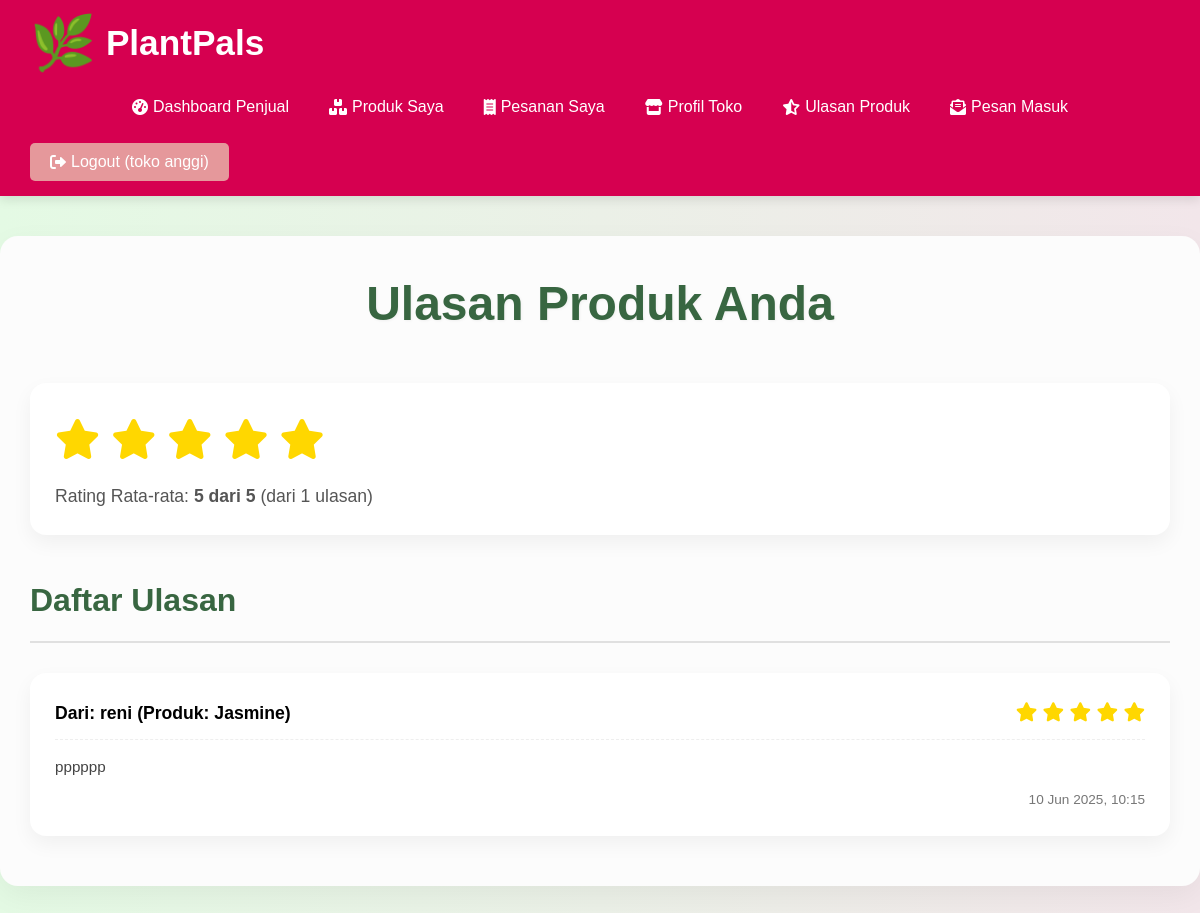
The page /seller/reviews.php (signed in) on the database its author committed.
### tables this page shows
CREATE TABLE `product_reviews` (
  `id` int(11) NOT NULL,
  `product_id` int(11) NOT NULL,
  `user_id` int(11) NOT NULL,
  `rating` int(11) NOT NULL CHECK (`rating` >= 1 and `rating` <= 5),
  `comment` text DEFAULT NULL,
  `created_at` timestamp NOT NULL DEFAULT current_timestamp()
);

CREATE TABLE `users` (
  `id` int(11) NOT NULL,
  `username` varchar(50) NOT NULL,
  `password` varchar(255) NOT NULL,
  `email` varchar(100) DEFAULT NULL,
  `full_name` varchar(100) DEFAULT NULL,
  `phone_number` varchar(20) DEFAULT NULL,
  `address` text DEFAULT NULL,
  `role` enum('buyer','seller','admin') NOT NULL DEFAULT 'buyer',
  `created_at` timestamp NOT NULL DEFAULT current_timestamp()
);

CREATE TABLE `products` (
  `id` int(11) NOT NULL,
  `name` varchar(100) NOT NULL,
  `img` varchar(255) DEFAULT NULL,
  `scientific_name` varchar(100) DEFAULT NULL,
  `family` varchar(100) DEFAULT NULL,
  `description` text DEFAULT NULL,
  `habitat` text DEFAULT NULL,
  `care_instructions` text DEFAULT NULL,
  `unique_fact` text DEFAULT NULL,
  `price` decimal(10,2) NOT NULL,
  `stock` int(11) NOT NULL DEFAULT 0,
  `seller_id` int(11) DEFAULT NULL,
  `category_id` int(11) DEFAULT NULL,
  `created_at` timestamp NOT NULL DEFAULT current_timestamp(),
  `updated_at` timestamp NOT NULL DEFAULT current_timestamp() ON UPDATE current_timestamp()
);

### seller/reviews.php (the view, shortened to what this page needs)
<?php
require_once ROOT_PATH . 'config.php';
$seller_id = $_SESSION['id'];
$product_reviews = [];
$average_rating_seller = 0;
$total_reviews_count_seller = 0;
$sql_reviews = "SELECT pr.id, pr.rating, pr.comment, pr.created_at, u.username as reviewer_username, p.name as product_name
                FROM product_reviews pr
                JOIN products p ON pr.product_id = p.id
                JOIN users u ON pr.user_id = u.id
                WHERE p.seller_id = ?
                ORDER BY pr.created_at DESC";
if ($stmt_reviews = mysqli_prepare($conn, $sql_reviews)) {
    mysqli_stmt_bind_param($stmt_reviews, "i", $seller_id);
    mysqli_stmt_execute($stmt_reviews);
    $result_reviews = mysqli_stmt_get_result($stmt_reviews);
    while ($row_review = mysqli_fetch_assoc($result_reviews)) {
        $product_reviews[] = $row_review;
    }
    if (!empty($product_reviews)) {
        $total_rating_sum = 0;
        foreach ($product_reviews as $review) {
            $total_rating_sum += $review['rating'];
        }
        $total_reviews_count_seller = count($product_reviews);
        $average_rating_seller = round($total_rating_sum / $total_reviews_count_seller, 1);
    }
} else {
    error_log("Error preparing seller reviews fetch statement: " . mysqli_error($conn));
}
?>
<?php require_once ROOT_PATH . 'includes' . DIRECTORY_SEPARATOR . 'header.php'; ?>
    <h1>Ulasan Produk Anda</h1>
    <?php if ($total_reviews_count_seller > 0): ?>
        <div class="review-summary card-panel">
            <div class="stars" style="font-size: 2.5rem; color: #FFD700; margin-bottom: 10px;">
                <?php for ($i = 1; $i <= 5; $i++): ?>
                    <?php echo ($i <= $average_rating_seller) ? '<i class="fas fa-star"></i>' : '<i class="far fa-star"></i>'; ?>
                <?php endfor; ?>
            </div>
            <p style="font-size: 1.1rem; color: #555; margin: 0;">Rating Rata-rata: <strong><?php echo htmlspecialchars($average_rating_seller); ?> dari 5</strong> (dari <?php echo htmlspecialchars($total_reviews_count_seller); ?> ulasan)</p>
        </div>
    <?php else: ?>
        <p class="card-panel">Belum ada ulasan untuk produk Anda.</p>
    <?php endif; ?>
    <div class="section-header" style="margin-top: 40px;">
        <h2>Daftar Ulasan</h2>
    </div>
    <?php if (empty($product_reviews)): ?>
        <p class="card-panel">Tidak ada ulasan untuk ditampilkan.</p>
    <?php else: ?>
        <ul class="review-list" style="list-style: none; padding: 0;">
            <?php foreach ($product_reviews as $review): ?>
                <li class="card-panel" style="margin-bottom: 20px;">
                    <div class="review-header" style="display: flex; justify-content: space-between; align-items: center; margin-bottom: 15px; border-bottom: 1px dashed #eee; padding-bottom: 10px;">
                        <strong style="font-size: 1.1rem; color: #000;">Dari: <?php echo htmlspecialchars($review['reviewer_username']); ?> (Produk: <?php echo htmlspecialchars($review['product_name']); ?>)</strong>
                        <div class="stars" style="color: #FFD700; font-size: 1.2rem;">
                            <?php for ($i = 1; $i <= 5; $i++): ?>
                                <?php echo ($i <= $review['rating']) ? '<i class="fas fa-star"></i>' : '<i class="far fa-star"></i>'; ?>
                            <?php endfor; ?>
                        </div>
                    </div>
                    <p class="review-comment" style="font-size: 0.95rem; color: #444; line-height: 1.6; margin-bottom: 10px;"><?php echo nl2br(htmlspecialchars($review['comment'] ?? 'Tidak ada komentar.')); ?></p>
                    <span class="review-date" style="font-size: 0.85rem; color: #777; text-align: right; display: block;"><?php echo htmlspecialchars(date('d M Y, H:i', strtotime($review['created_at']))); ?></span>
                </li>
            <?php endforeach; ?>
        </ul>
    <?php endif; ?>
<?php require_once ROOT_PATH . 'includes' . DIRECTORY_SEPARATOR . 'footer.php'; ?>

### CSS/main_styles.css (style rules this page uses)
* { box-sizing: border-box; margin: 0; padding: 0; }
body { font-family: 'Poppins', sans-serif; line-height: 1.6; background: linear-gradient(to right, rgb(228, 250, 228), rgb(242, 230, 234)); color: #333; min-height: 100vh; display: flex; flex-direction: column; }
h1, h2, h3, h4, h5, h6, .section-heading, .section-sub-title { font-family: 'Montserrat', sans-serif; }
.card-panel { background: #fff; padding: 30px; border-radius: 12px; box-shadow: 0 5px 15px rgba(0,0,0,0.1); }

### CSS/admin_seller_styles.css (style rules this page uses)
.main-content h1 { font-size: 3rem; margin-bottom: 40px; text-align: center; color: #386641; font-weight: 700; text-shadow: 1px 1px 3px rgba(0,0,0,0.05); }
.section-header { display: flex; justify-content: space-between; align-items: center; margin-bottom: 30px; padding-bottom: 15px; border-bottom: 2px solid #e0e0e0; }
.section-header h2 { font-size: 2.2rem; color: #386641; font-weight: 600; }
.card-panel { background: #ffffff; border-radius: 16px; box-shadow: 0 8px 20px rgba(0,0,0,0.05); padding: 30px; margin-bottom: 40px; }
@media (max-width: 1200px) { h1 { font-size: 2.5rem; margin-bottom: 30px; } }
@media (max-width: 1200px) { .section-header h2 { font-size: 2rem; } }
@media (max-width: 1200px) { .card-panel { padding: 25px; margin-bottom: 30px; } }

### rows shown on the page
product_reviews: user.username "reni", product.name "Jasmine", rating 5 (drawn), comment "pppppp", created_at "10 Jun 2025, 10:15"

### other values the page prints
$current_username "toko anggi"
$average_rating_seller "5"
$total_reviews_count_seller "1"
